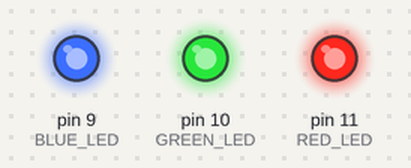
Bench run of a sketch on a simulated Arduino Uno, built with avr-gcc and run on an emulated ATmega328P. On the bench: output pins drawn as LEDs (lit = HIGH).

Above: at 0.1 s.
Timing chart, 0 to 1.6 s (numbered marks = the images above):
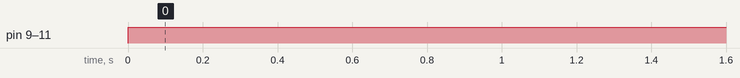

The sketch:

sketch_may23a.ino
```cpp
/*
 *  Web-controlled Nerf Shooter
 *
 *  Developed by Kevin Chen
 *  @ CapitalOne Engineering Summit
 *
 */

#define BLUE_LED 9
#define GREEN_LED 10
#define RED_LED 11

/* runs on start */
void setup() {
  // initialize digital pin LED_BUILTIN as output
  pinMode(RED_LED, OUTPUT);
  pinMode(GREEN_LED, OUTPUT);
  pinMode(BLUE_LED, OUTPUT);
}

void loop() {
  digitalWrite(RED_LED, HIGH); // turn LED on (high voltage)
  digitalWrite(GREEN_LED, HIGH); // turn LED on (high voltage)
  digitalWrite(BLUE_LED, HIGH); // turn LED on (high voltage)
}
```

Measured:
- by itself, pin 9 (BLUE_LED), pin 10 (GREEN_LED), pin 11 (RED_LED): LOW → HIGH at 0.00 s
